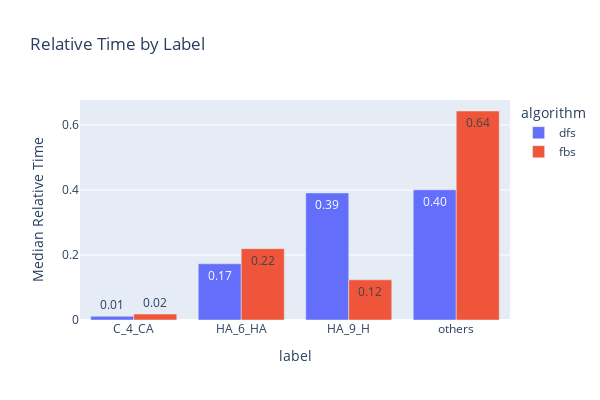

The notebook cell saved with this chart:
### Code cell
import plotly.express as px

df_ = []
for _, row in df_sections.iterrows():
    df_.append({"label": row['label'], "algorithm": "dfs", "median": row['dfs_median'], "std": row['dfs_std']})
    df_.append({"label": row['label'], "algorithm": "fbs", "median": row['fbs_median'], "std": row['fbs_std']})
df_ = pd.DataFrame(df_)
# round 2
# df_['median'] = df_['median'].round(2)
#df_['std'] = df_['std'].round(2)
display(df_)

# bar, x=label, y=median, color=algorithm, title="Relative Time by Label"
fig = px.bar(df_, x='label', y='median', color='algorithm', title="Relative Time by Label", barmode='group',
             text='median')
# set fig size
fig.update_layout(autosize=False, width=600, height=400)
# set text format
fig.update_traces(texttemplate='%{text:.2f}')
# set y-title="Median Relative Time"
fig.update_yaxes(title="Median Relative Time")
fig.show()

### Figure 1 — Plotly figure (JSON) as saved in the notebook; plotly's stock layout.template omitted (floating-point values rounded to 4 significant figures)
{"data": [{"alignmentgroup": "True", "hovertemplate": "algorithm=dfs<br>label=%{x}<br>median=%{text}<extra></extra>", "legendgroup": "dfs", "marker": {"color": "#636efa", "pattern": {"shape": ""}}, "name": "dfs", "offsetgroup": "dfs", "orientation": "v", "showlegend": true, "text": [0.01146, 0.1729, 0.3908, 0.4006], "textposition": "auto", "texttemplate": "%{text:.2f}", "type": "bar", "x": ["C_4_CA", "HA_6_HA", "HA_9_H", "others"], "xaxis": "x", "y": [0.01146, 0.1729, 0.3908, 0.4006], "yaxis": "y"}, {"alignmentgroup": "True", "hovertemplate": "algorithm=fbs<br>label=%{x}<br>median=%{text}<extra></extra>", "legendgroup": "fbs", "marker": {"color": "#EF553B", "pattern": {"shape": ""}}, "name": "fbs", "offsetgroup": "fbs", "orientation": "v", "showlegend": true, "text": [0.01819, 0.2195, 0.1236, 0.6429], "textposition": "auto", "texttemplate": "%{text:.2f}", "type": "bar", "x": ["C_4_CA", "HA_6_HA", "HA_9_H", "others"], "xaxis": "x", "y": [0.01819, 0.2195, 0.1236, 0.6429], "yaxis": "y"}], "layout": {"autosize": false, "barmode": "group", "height": 400, "legend": {"title": {"text": "algorithm"}, "tracegroupgap": 0}, "title": {"text": "Relative Time by Label"}, "width": 600, "xaxis": {"anchor": "y", "domain": [0, 1], "title": {"text": "label"}}, "yaxis": {"anchor": "x", "domain": [0, 1], "title": {"text": "Median Relative Time"}}}}
